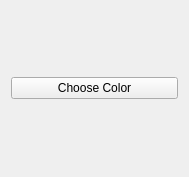
<?xml version="1.0" encoding="UTF-8"?>
<ui version="4.0">
 <class>Widget</class>
 <widget class="QWidget" name="Widget">
  <property name="geometry">
   <rect>
    <x>0</x>
    <y>0</y>
    <width>189</width>
    <height>177</height>
   </rect>
  </property>
  <property name="windowTitle">
   <string>Widget</string>
  </property>
  <layout class="QVBoxLayout" name="verticalLayout">
   <item>
    <widget class="QPushButton" name="pushButton">
     <property name="text">
      <string>Choose Color</string>
     </property>
    </widget>
   </item>
  </layout>
 </widget>
 <resources/>
 <connections/>
</ui>
